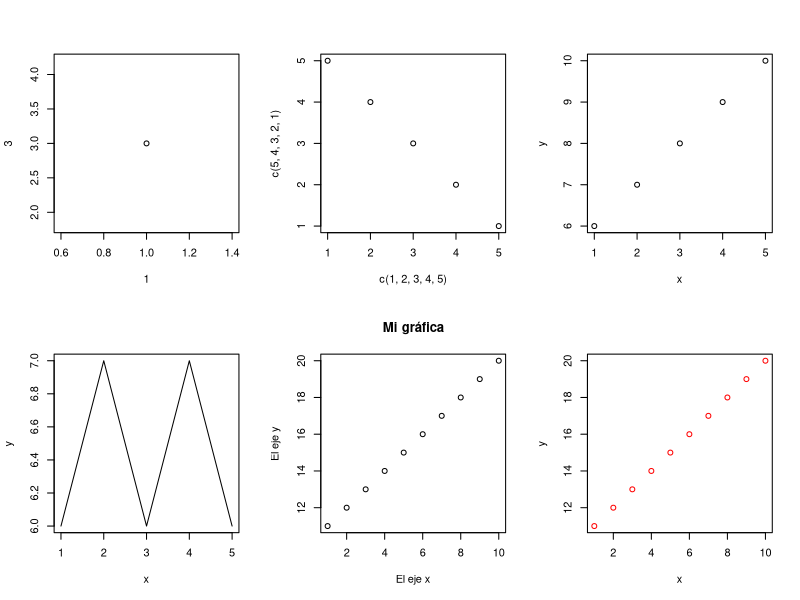

R code for this plot:
# Permite dibujar varias gráficas en una ventana
par(mfrow = c(2, 3))

# Dibuja un punto en una gráfica
plot(1, 3)

# Dibuja cinco puntos en una gráfica
plot(c(1, 2, 3, 4, 5),
     c(5, 4, 3, 2, 1))

# Dibuja asignando variables
x <- c(1, 2, 3, 4, 5)
y <- c(6, 7, 8, 9, 10)
plot(x, y)

# Dibuja una línea entre puntos
x <- c(1, 2, 3, 4, 5)
y <- c(6, 7, 6, 7, 6)
plot(x, y, type="l")

# Dibuja etiquetas
x <- 1:10
y <- 11:20
plot(x,
     y,
     main="Mi gráfica",
     xlab="El eje x",
     ylab="El eje y")

# Agrega colores
x <- 1:10
y <- 11:20
plot(x, y, col="red")
